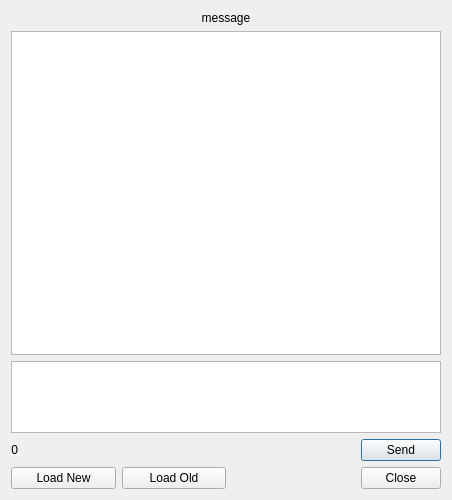
<?xml version="1.0" encoding="UTF-8"?>
<ui version="4.0">
 <class>CommentsDialog</class>
 <widget class="QDialog" name="CommentsDialog">
  <property name="geometry">
   <rect>
    <x>0</x>
    <y>0</y>
    <width>452</width>
    <height>500</height>
   </rect>
  </property>
  <property name="windowTitle">
   <string>Comments</string>
  </property>
  <layout class="QVBoxLayout" name="verticalLayout">
   <item>
    <widget class="QLabel" name="messageLabel">
     <property name="text">
      <string>message</string>
     </property>
     <property name="alignment">
      <set>Qt::AlignCenter</set>
     </property>
     <property name="wordWrap">
      <bool>true</bool>
     </property>
     <property name="openExternalLinks">
      <bool>true</bool>
     </property>
     <property name="textInteractionFlags">
      <set>Qt::LinksAccessibleByMouse|Qt::TextSelectableByMouse</set>
     </property>
    </widget>
   </item>
   <item>
    <widget class="QListWidget" name="listWidget">
     <property name="sizePolicy">
      <sizepolicy hsizetype="Expanding" vsizetype="Expanding">
       <horstretch>0</horstretch>
       <verstretch>0</verstretch>
      </sizepolicy>
     </property>
     <property name="contextMenuPolicy">
      <enum>Qt::ActionsContextMenu</enum>
     </property>
     <property name="editTriggers">
      <set>QAbstractItemView::NoEditTriggers</set>
     </property>
     <property name="showDropIndicator" stdset="0">
      <bool>false</bool>
     </property>
     <property name="alternatingRowColors">
      <bool>true</bool>
     </property>
     <property name="selectionMode">
      <enum>QAbstractItemView::ExtendedSelection</enum>
     </property>
     <property name="textElideMode">
      <enum>Qt::ElideNone</enum>
     </property>
     <property name="wordWrap">
      <bool>true</bool>
     </property>
    </widget>
   </item>
   <item>
    <widget class="QPlainTextEdit" name="plainTextEdit">
     <property name="sizePolicy">
      <sizepolicy hsizetype="Expanding" vsizetype="Minimum">
       <horstretch>0</horstretch>
       <verstretch>0</verstretch>
      </sizepolicy>
     </property>
     <property name="verticalScrollBarPolicy">
      <enum>Qt::ScrollBarAlwaysOff</enum>
     </property>
     <property name="sizeAdjustPolicy">
      <enum>QAbstractScrollArea::AdjustToContents</enum>
     </property>
     <property name="plainText">
      <string notr="true"/>
     </property>
     <property name="placeholderText">
      <string>Enter your comment...</string>
     </property>
    </widget>
   </item>
   <item>
    <layout class="QHBoxLayout" name="horizontalLayout">
     <item>
      <widget class="QLabel" name="charactersCountLabel">
       <property name="text">
        <string>0</string>
       </property>
       <property name="alignment">
        <set>Qt::AlignRight|Qt::AlignTrailing|Qt::AlignVCenter</set>
       </property>
       <property name="buddy">
        <cstring>plainTextEdit</cstring>
       </property>
      </widget>
     </item>
     <item>
      <spacer name="horizontalSpacer_2">
       <property name="orientation">
        <enum>Qt::Horizontal</enum>
       </property>
       <property name="sizeHint" stdset="0">
        <size>
         <width>40</width>
         <height>20</height>
        </size>
       </property>
      </spacer>
     </item>
     <item>
      <widget class="QPushButton" name="sendButton">
       <property name="sizePolicy">
        <sizepolicy hsizetype="Minimum" vsizetype="Fixed">
         <horstretch>0</horstretch>
         <verstretch>0</verstretch>
        </sizepolicy>
       </property>
       <property name="text">
        <string>Send</string>
       </property>
      </widget>
     </item>
    </layout>
   </item>
   <item>
    <layout class="QHBoxLayout" name="horizontalLayout_2">
     <item>
      <widget class="QPushButton" name="loadNewButton">
       <property name="sizePolicy">
        <sizepolicy hsizetype="Expanding" vsizetype="Fixed">
         <horstretch>0</horstretch>
         <verstretch>0</verstretch>
        </sizepolicy>
       </property>
       <property name="text">
        <string>Load New</string>
       </property>
       <property name="shortcut">
        <string>Ctrl+Shift+R</string>
       </property>
      </widget>
     </item>
     <item>
      <widget class="QPushButton" name="loadOldButton">
       <property name="sizePolicy">
        <sizepolicy hsizetype="Expanding" vsizetype="Fixed">
         <horstretch>0</horstretch>
         <verstretch>0</verstretch>
        </sizepolicy>
       </property>
       <property name="text">
        <string>Load Old</string>
       </property>
      </widget>
     </item>
     <item>
      <spacer name="horizontalSpacer">
       <property name="orientation">
        <enum>Qt::Horizontal</enum>
       </property>
       <property name="sizeHint" stdset="0">
        <size>
         <width>40</width>
         <height>20</height>
        </size>
       </property>
      </spacer>
     </item>
     <item>
      <widget class="QDialogButtonBox" name="buttonBox">
       <property name="standardButtons">
        <set>QDialogButtonBox::Close</set>
       </property>
      </widget>
     </item>
    </layout>
   </item>
  </layout>
 </widget>
 <resources/>
 <connections>
  <connection>
   <sender>buttonBox</sender>
   <signal>rejected()</signal>
   <receiver>CommentsDialog</receiver>
   <slot>reject()</slot>
   <hints>
    <hint type="sourcelabel">
     <x>416</x>
     <y>475</y>
    </hint>
    <hint type="destinationlabel">
     <x>444</x>
     <y>475</y>
    </hint>
   </hints>
  </connection>
 </connections>
</ui>
